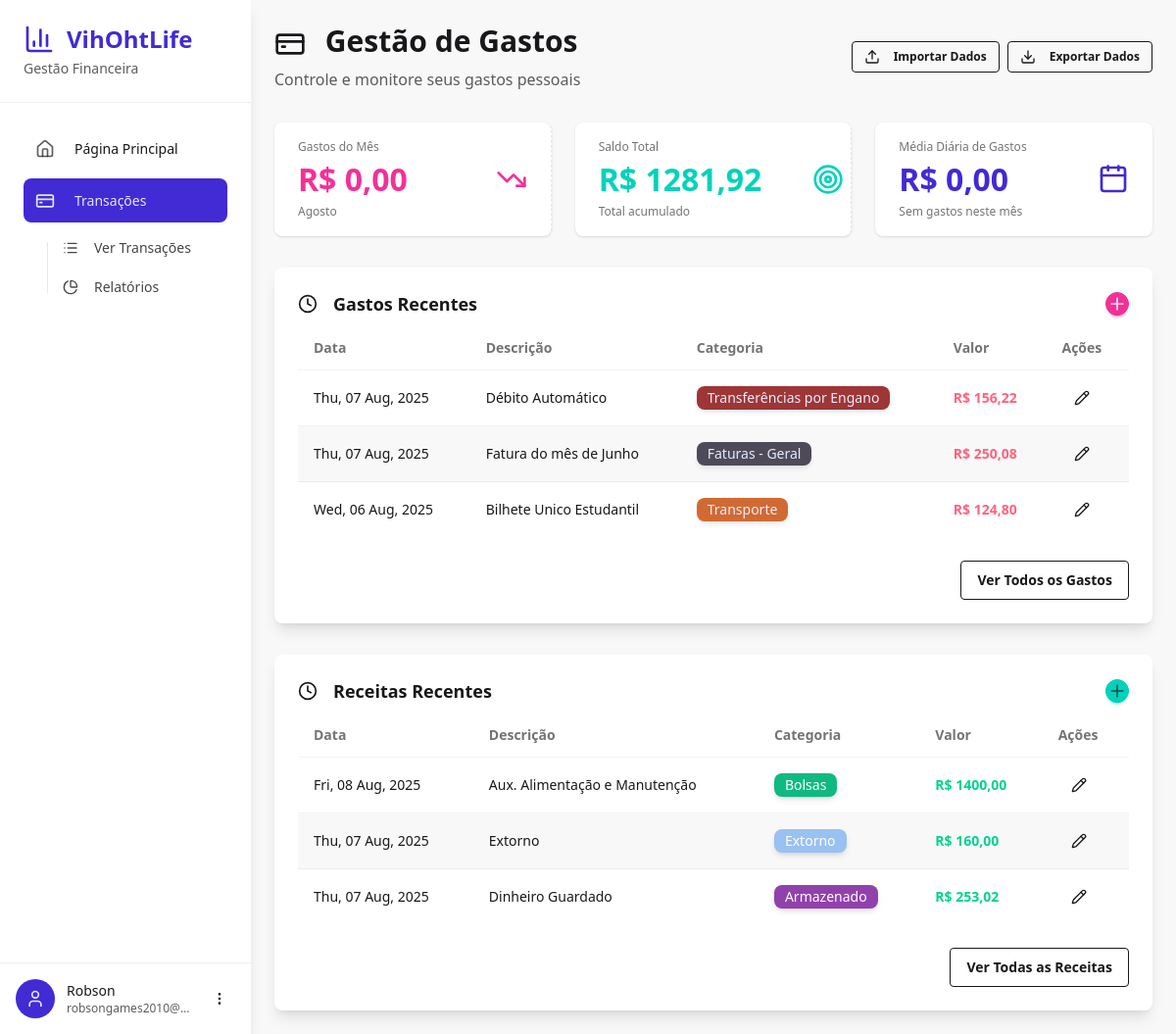
Screenshot of /finance/ (signed in) with the database file from the repository.
### authentication/models.py (models this page shows, shortened)
class User(AbstractUser):
    email = models.EmailField(max_length=100, unique=True)
    profile_image = models.ImageField(
        upload_to=user_profile_image_path,
        null=True,
        blank=True,
        help_text="Upload a profile image (max 5MB, JPG/PNG)",
    )
    is_premium = models.BooleanField(default=False)
    USERNAME_FIELD = "email"
    REQUIRED_FIELDS = ["username"]

### finance_manager/models.py (models this page shows, shortened)
class Expenses(models.Model):
    user = models.ForeignKey(settings.AUTH_USER_MODEL, on_delete=models.CASCADE)
    category = models.ForeignKey(
        ExpenseCategory, on_delete=models.CASCADE, null=True, blank=True
    )
    created_at = models.DateTimeField(auto_now_add=True)
    spent_at = models.DateField()
    description = models.CharField(max_length=100)
    detailed_description = models.CharField(max_length=600)
    amount = models.IntegerField()

class ExpenseCategory(models.Model):
    user = models.ForeignKey(settings.AUTH_USER_MODEL, on_delete=models.CASCADE)
    name = models.CharField(max_length=100, unique=True)
    description = models.CharField(max_length=300)
    color = ColorField(default="#FFFFFF")
    class Meta:
        verbose_name_plural = "Expense Categories"
        unique_together = ["user", "name"]  # Prevent duplicate category names per user

class Incomes(models.Model):
    user = models.ForeignKey(settings.AUTH_USER_MODEL, on_delete=models.CASCADE)
    category = models.ForeignKey(
        IncomeCategorys, on_delete=models.CASCADE, null=True, blank=True
    )
    created_at = models.DateTimeField(auto_now_add=True)
    received_at = models.DateField()
    description = models.CharField(max_length=100)
    detailed_description = models.CharField(max_length=600)
    amount = models.IntegerField()

class IncomeCategorys(models.Model):
    user = models.ForeignKey(settings.AUTH_USER_MODEL, on_delete=models.CASCADE)
    name = models.CharField(max_length=100)
    description = models.CharField(max_length=300)
    color = ColorField(default="#FFFFFF")
    class Meta:
        verbose_name_plural = "Income Categories"
        unique_together = ["user", "name"]  # Prevent duplicate category names per user

### finance_manager/views.py (the view)
# urls.py: path("", views.dashboard, name="dashboard"),
@login_required
def dashboard(request):
    expenses = Expenses.objects.filter(user=request.user).order_by("-spent_at")[:5]
    expenses_this_month = Expenses.objects.filter(
        user=request.user,
        spent_at__year=datetime.now().year,
        spent_at__month=datetime.now().month,
    )
    incomes = Incomes.objects.filter(user=request.user).order_by("-received_at")[:5]
    expense_categories = ExpenseCategory.objects.filter(user=request.user)
    income_categories = IncomeCategorys.objects.filter(user=request.user)
    total_expenses = sum([x.amount for x in Expenses.objects.filter(user=request.user)])
    total_incomes = sum([x.amount for x in Incomes.objects.filter(user=request.user)])
    range_of_days = "Sem gastos neste mês"
    total_expenses_this_month = 0
    daily_mean = 0
    if expenses_this_month:
        range_of_days = f"Últimos {datetime.now().day} dias"
        total_expenses_this_month = sum([x.amount for x in expenses_this_month])
        daily_mean = total_expenses_this_month // datetime.now().day
    total_amount = total_incomes - total_expenses
    return render(
        request,
        "finance_manager/dashboard.html",
        {
            "expenses": expenses,
            "incomes": incomes,
            "expense_categories": expense_categories,
            "income_categories": income_categories,
            "categories": expense_categories,  # For backward compatibility
            "total_expenses_this_month": f"{total_expenses_this_month // 100},{total_expenses_this_month % 100:02n}",
            "total_amount": f"{total_amount // 100},{total_amount % 100:02n}",
            "range_of_days": range_of_days,
            "daily_mean": f"{daily_mean // 100},{daily_mean % 100:02n}",
        },
    )

### templates/finance_manager/dashboard.html (shortened to what this page needs)
{% extends 'finance_manager/base.html' %}
{% load static %}
{% load mathfilters %}
{% block finance_head %}
<link rel="stylesheet" type="text/css" href="{% static 'css/finance_dashboard.css' %}">
{% endblock %}
{% block finance_content %}
<div class="max-w-7xl mx-auto">
  <div class="mb-8">
    <div class="flex justify-between items-center mb-4">
      <div>
        <h1 class="text-3xl font-bold text-base-content mb-2">
          <i data-lucide="credit-card" class="w-8 h-8 inline-block mr-3"></i>
          Gestão de Gastos
        </h1>
        <p class="text-base-content/70">Controle e monitore seus gastos pessoais</p>
      </div>
      <div class="flex gap-2">
        <button onclick="openImportModal()" class="btn btn-outline btn-sm">
          <i data-lucide="upload" class="w-4 h-4 mr-2"></i>
          Importar Dados
        </button>
        <button onclick="openExportModal()" class="btn btn-outline btn-sm">
          <i data-lucide="download" class="w-4 h-4 mr-2"></i>
          Exportar Dados
        </button>
      </div>
    </div>
  </div>
  <div class="grid grid-cols-1 md:grid-cols-3 gap-6 mb-8">
    <div class="stat bg-base-100 rounded-lg shadow hover:shadow-lg transition-shadow cursor-pointer group" onclick="openExpenseModal()">
      <div class="stat-figure text-secondary">
        <i data-lucide="trending-down" class="w-8 h-8"></i>
      </div>
      <div class="stat-title">Gastos do Mês</div>
      <div class="stat-value text-secondary flex items-center gap-3">
        R$ {{total_expenses_this_month}}
      </div>
      <div class="stat-desc">Agosto</div>
    </div>
    <div class="stat bg-base-100 rounded-lg shadow hover:shadow-lg transition-shadow cursor-pointer group" onclick="openIncomeModal()">
      <div class="stat-figure text-accent">
        <i data-lucide="target" class="w-8 h-8"></i>
      </div>
      <div class="stat-title">Saldo Total</div>
      <div class="stat-value text-accent flex items-center gap-3">
        R$ {{total_amount}}
      </div>
      <div class="stat-desc">Total acumulado</div>
    </div>
    <div class="stat bg-base-100 rounded-lg shadow">
      <div class="stat-figure text-primary">
        <i data-lucide="calendar" class="w-8 h-8"></i>
      </div>
      <div class="stat-title">Média Diária de Gastos</div>
      <div class="stat-value text-primary">R$ {{ daily_mean }}</div>
      <div class="stat-desc">{{ range_of_days }}</div>
    </div>
  </div>
  <div class="mt-8">
    <div class="card bg-base-100 shadow-lg">
      <div class="card-body">
        <div class="flex justify-between items-center">
          <h2 class="card-title hover">
            <i data-lucide="clock" class="w-5 h-5 mr-2"></i>
            Gastos Recentes
          </h2>
          <div class="btn btn-circle btn-xs btn-secondary" onclick="openExpenseModal()">
            <i data-lucide="plus" class="w-5 h-5"></i>
          </div>
        </div>
        <div class="overflow-x-auto">
          <table class="table table-zebra">
            <thead>
              <tr>
                <th>Data</th>
                <th>Descrição</th>
                <th>Categoria</th>
                <th>Valor</th>
                <th>Ações</th>
              </tr>
            </thead>
            <tbody>
              {% for expense in expenses %}
              <tr>
                <td>{{ expense.spent_at | date:"D, d M, Y" }}</td>
                <td>{{ expense.description }}</td>
                <td>
                  {% if expense.category %}
                  <span class="badge badge-primary border-hidden shadow-md opacity-80" style="background-color:{{ expense.category.color }}; important!">{{ expense.category.name }}</span>
                  {% else %}
                  <span class="badge badge-ghost">Sem categoria</span>
                  {% endif %}
                </td>
                {% with am=expense.amount %}
                <td class="text-error font-semibold">R$ {{ am|intdiv:100 }}{% if am|mod:100 == 0 %},00{%elif am|mod:100 < 10%},0{{am|mod:100}}{% else %},{{am|mod:100}}{% endif %}</td>
                {% endwith %}
                <td>
                  <button class="btn btn-ghost btn-sm" onclick="openEditExpenseModal({{ expense.id }}, '{{ expense.description|escapejs }}', '{{ expense.detailed_description|escapejs }}', '{{ expense.spent_at|date:'Y-m-d' }}', {{ expense.amount }}, {{ expense.category.id }})">
                    <i data-lucide="pencil" class="w-4 h-4"></i>
                  </button>
                </td>
              </tr>
              {% endfor %}
            </tbody>
          </table>
        </div>
        <div class="card-actions justify-end mt-4">
          <a href="{% url 'finance_manager:transactions' %}#expenses" class="btn btn-outline">Ver Todos os Gastos</a>
        </div>
      </div>
    </div>
  </div>
  <div class="mt-8">
    <div class="card bg-base-100 shadow-lg">
      <div class="card-body">
        <div class="flex justify-between items-center">
          <h2 class="card-title hover">
            <i data-lucide="clock" class="w-5 h-5 mr-2"></i>
            Receitas Recentes
          </h2>
          <div class="btn btn-circle btn-xs btn-accent" onclick="openExpenseModal()">
            <i data-lucide="plus" class="w-5 h-5"></i>
          </div>
        </div>
        <div class="overflow-x-auto">
          <table class="table table-zebra">
            <thead>
              <tr>
                <th>Data</th>
                <th>Descrição</th>
                <th>Categoria</th>
                <th>Valor</th>
                <th>Ações</th>
              </tr>
            </thead>
            <tbody>
              {% for income in incomes %}
              <tr>
                <td>{{ income.received_at | date:"D, d M, Y" }}</td>
                <td>{{ income.description }}</td>
                <td>
                  {% if income.category %}
                    <span class="badge badge-secondary border-hidden shadow-md" style="background-color:{{ income.category.color }}; color: white;">{{ income.category.name }}</span>
                  {% else %}
                    <span class="badge badge-ghost">Sem categoria</span>
                  {% endif %}
                </td>
                {% with am=income.amount %}
                <td class="text-success font-semibold">R$ {{ am|intdiv:100 }}{% if am|mod:100 == 0 %},00{%elif am|mod:100 < 10%},0{{am|mod:100}}{% else %},{{am|mod:100}}{% endif %}</td>
                {% endwith %}
                <td>
                  <button class="btn btn-ghost btn-sm" onclick="openEditIncomeModal({{ income.id }}, '{{ income.description|escapejs }}', '{{ income.detailed_description|escapejs }}', '{{ income.received_at|date:'Y-m-d' }}', {{ income.amount }}, {% if income.category %}{{ income.category.id }}{% else %}null{% endif %})">
                    <i data-lucide="pencil" class="w-4 h-4"></i>
                  </button>
                </td>
              </tr>
              {% endfor %}
            </tbody>
          </table>
        </div>
        <div class="card-actions justify-end mt-4">
          <a href="{% url 'finance_manager:transactions' %}#incomes" class="btn btn-outline">Ver Todas as Receitas</a>
        </div>
      </div>
    </div>
  </div>
</div>
{% endblock %}

### templates/finance_manager/base.html (shortened to what this page needs)
{% extends 'base.html' %}
{% block extra_head %}
{% block finance_head %}{% endblock %}
{% endblock %}
{% block content %}
<div class="flex min-h-screen">
  <aside class="w-64 bg-base-100 shadow-lg hidden lg:block">
    <div class="p-6 border-b border-base-300">
      <a href="{% url "landingpage" %}">
        <h1 class="text-2xl font-bold text-primary flex items-center">
          <i data-lucide="bar-chart-3" class="w-8 h-8 mr-3"></i>
          VihOhtLife
        </h1>
      </a>
      <p class="text-sm text-base-content/70 mt-1">Gestão Financeira</p>
    </div>
    <nav class="p-4">
      <ul class="menu s_items menu-vertical w-full space-y-2">
        <li>
          <a href="{% url 'landingpage' %}" class="flex items-center p-3 rounded-lg hover:bg-base-200 transition-colors group">
            <i data-lucide="home" class="w-5 h-5 mr-3 text-base-content/70 group-hover:text-primary"></i>
            <span class="font-medium">Página Principal</span>
          </a>
        </li>
        <li>
          <a href="{% url 'finance_manager:dashboard' %}" class="flex items-center p-3 rounded-lg hover:bg-base-200 transition-colors group">
            <i data-lucide="credit-card" class="w-5 h-5 mr-3"></i>
            <span class="font-medium">Transações</span>
          </a>
          <ul class="ml-6 mt-2 space-y-1">
            <li>
              <a href="{% url 'finance_manager:transactions' %}" class="flex items-center p-2 text-sm rounded-lg hover:bg-base-200 transition-colors text-base-content/80">
                <i data-lucide="list" class="w-4 h-4 mr-2"></i>
                Ver Transações
              </a>
            </li>
            <li>
              <a href="{% url 'finance_statistics:dashboard' %}" class="flex items-center p-2 text-sm rounded-lg hover:bg-base-200 transition-colors text-base-content/80">
                <i data-lucide="pie-chart" class="w-4 h-4 mr-2"></i>
                Relatórios
              </a>
            </li>
          </ul>
        </li>
      </ul>
    </nav>
    <div class="absolute bottom-0 left-0 right-0 w-64 p-4 border-t border-base-300 bg-base-100">
      {% if user.is_authenticated %}
        <div class="flex items-center space-x-3">
          <div class="w-10 h-10 rounded-full bg-primary text-primary-content flex items-center justify-center">
            <i data-lucide="user" class="w-5 h-5"></i>
          </div>
          <div class="flex-1 min-w-0">
            <p class="text-sm font-medium text-base-content truncate">{{ user.username }}</p>
            <p class="text-xs text-base-content/70 truncate">{{ user.email }}</p>
          </div>
          <div class="dropdown dropdown-top dropdown-end">
            <div tabindex="0" role="button" class="btn btn-ghost btn-sm btn-circle">
              <i data-lucide="more-vertical" class="w-4 h-4"></i>
            </div>
          </div>
        </div>
      {% endif %}
    </div>
  </aside>
  <main class="flex-1 bg-base-200">
    <div class="p-6">
      {% block finance_content %}{% endblock %}
    </div>
  </main>
</div>
{% endblock %}

### templates/finance_manager/base.html (style rules this page uses)
aside { position: relative; min-height: 100vh; }
.menu li a { transition: all 0.2s ease-in-out; }

### rows the page displays
User: username "Robson", email "robsongames2010@…"
Expenses: spent_at "Thu, 07 Aug, 2025", description "Débito Automático", category.name "Transferências por Engano", amount "156", amount|mod "22"
Expenses: spent_at "Thu, 07 Aug, 2025", description "Fatura do mês de Junho", category.name "Faturas - Geral", amount "250", amount|mod "8"
Expenses: spent_at "Wed, 06 Aug, 2025", description "Bilhete Unico Estudantil", category.name "Transporte", amount "124", amount|mod "80"
Incomes: received_at "Fri, 08 Aug, 2025", description "Aux. Alimentação e Manutenção", category.name "Bolsas", amount "1400", shows ",00"
Incomes: received_at "Thu, 07 Aug, 2025", description "Extorno", category.name "Extorno", amount "160", shows ",00"
Incomes: received_at "Thu, 07 Aug, 2025", description "Dinheiro Guardado", category.name "Armazenado", amount "253", amount|mod "2"

### other values shown
{{ total_expenses_this_month }} "0,00"
{{ total_amount }} "1281,92"
{{ daily_mean }} "0,00"
{{ range_of_days }} "Sem gastos neste mês"
